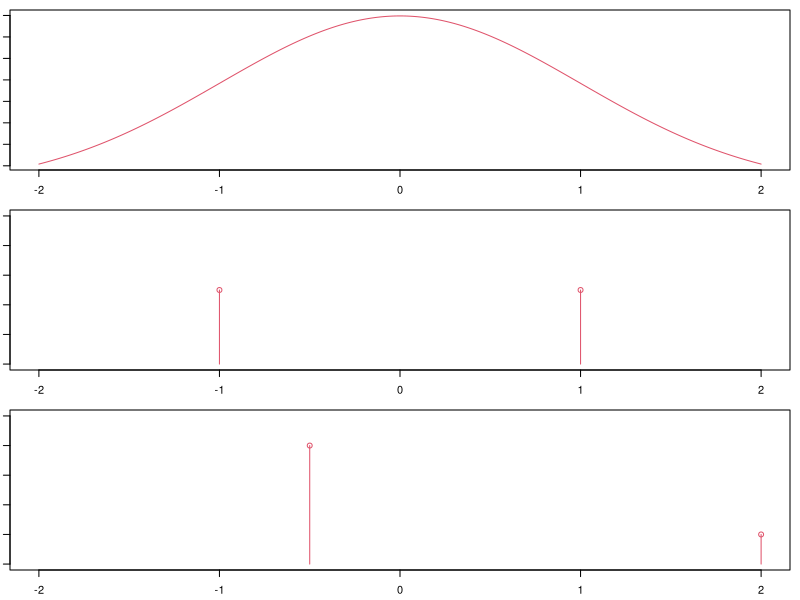

Write R code to recreate this figure.
x = seq(-2,2,.01)
par(mfrow=c(3,1), mai = c(.3, 0.1, 0.1, 0.1))
plot(x, dnorm(x), type='l',xlab='', ylab='', col=2, xlim=c(-2,2))
d1 = c(-1,1)
r1 = c(.5,.5)
plot(d1,r1,type="h",col=2, xlab='', ylab="", xlim=c(-2,2), ylim=c(0,1))
points(d1,r1,col=2)
d2 = c(-.5,2)
r2 = c(.8,.2)
plot(d2,r2,type="h",col=2,xlab='', ylab="", xlim=c(-2,2), ylim=c(0,1))
points(d2,r2,col=2)

1- pnorm(2)
